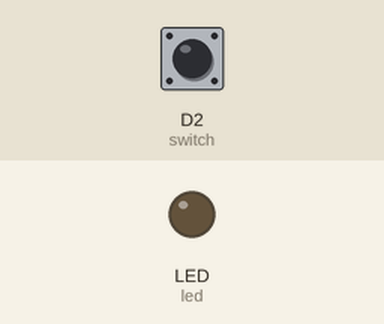
Recording of a program running on a simulated Circuit Playground running CircuitPython. On the bench: output pins drawn as LEDs (lit = HIGH). Inputs (shaded band) come from the test bench; at power-on: D2 (switch) HIGH.

Above: at 1.2 s.
1.3 s: D2 (switch) pulled LOW for 0.15 s
At 1.4 s:
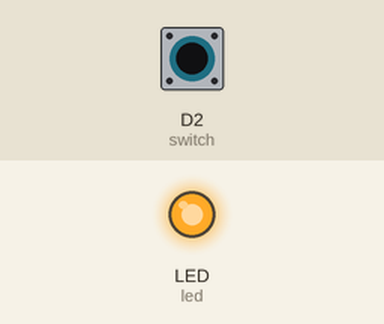
3.0 s: D2 (switch) pulled LOW for 3.2 s
At 7.1 s:
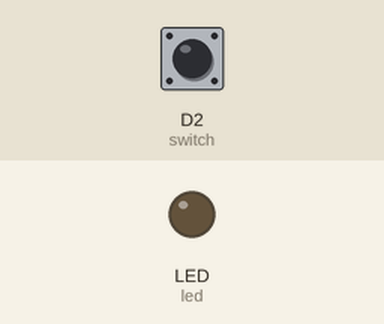
Timing chart, 0 to 8.6 s (numbered marks = the images above; inputs shaded):
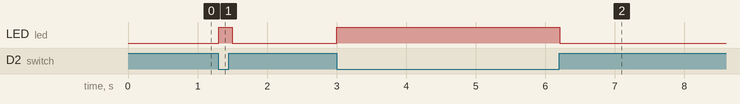

The program:

digital_in_out_code.py
```python
import time
import board
from digitalio import DigitalInOut, Direction, Pull


# Set up our LEDs:
led = DigitalInOut(board.LED)

led.direction = Direction.OUTPUT

# For Gemma M0, Trinket M0, Metro M0 Express, ItsyBitsy M0 Express, Itsy M4 Express, QT Py M0
switch = DigitalInOut(board.D2)
# switch = DigitalInOut(board.D5) # For Feather M0 Express, Feather M4 Express
# switch = DigitalInOut(board.D7) # For Circuit Playground Express

switch.direction = Direction.INPUT
switch.pull = Pull.UP


while True:
    if switch.value:
        led.value = False
    else:
        led.value = True

    # Set delay:
    time.sleep(0.1)
```

Measured:
- after the input at 1.3 s, LED (led): LOW → HIGH at once, → LOW 0.20 s later
- after the input at 3.0 s, LED (led): LOW → HIGH at once, → LOW 3.2 s later
